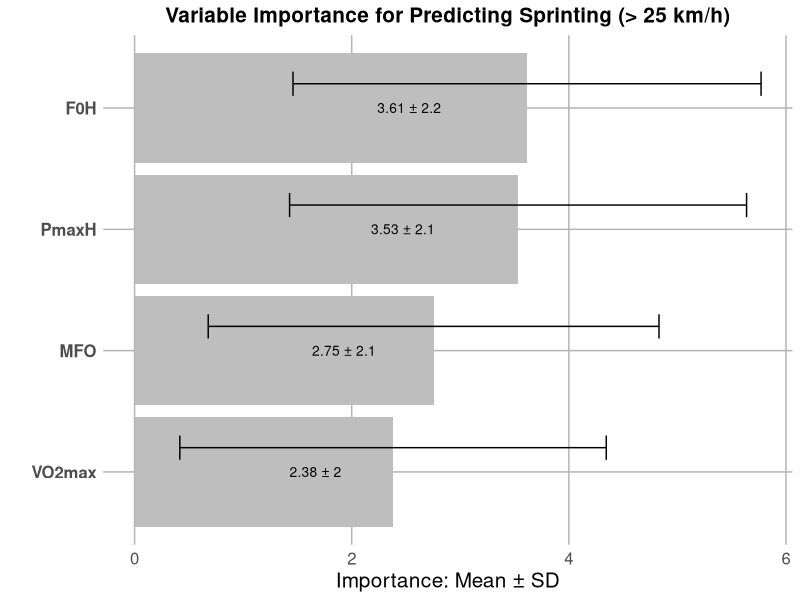
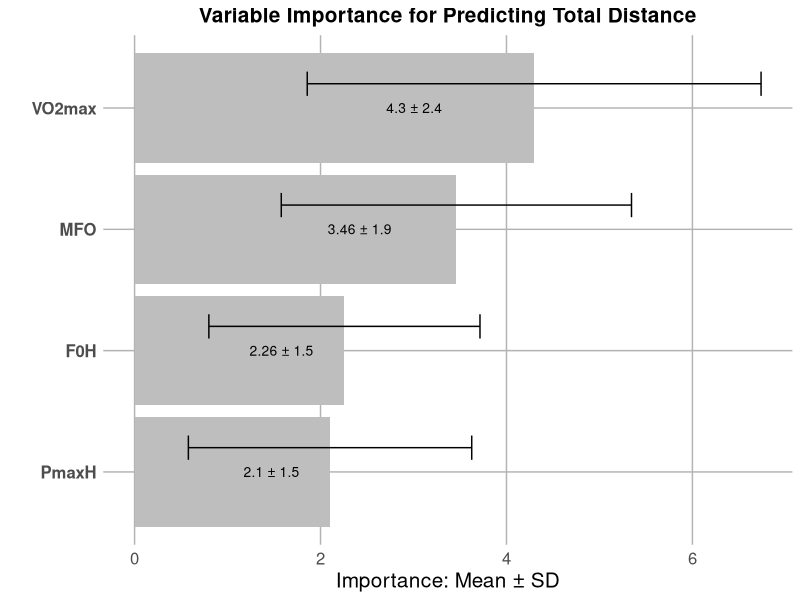
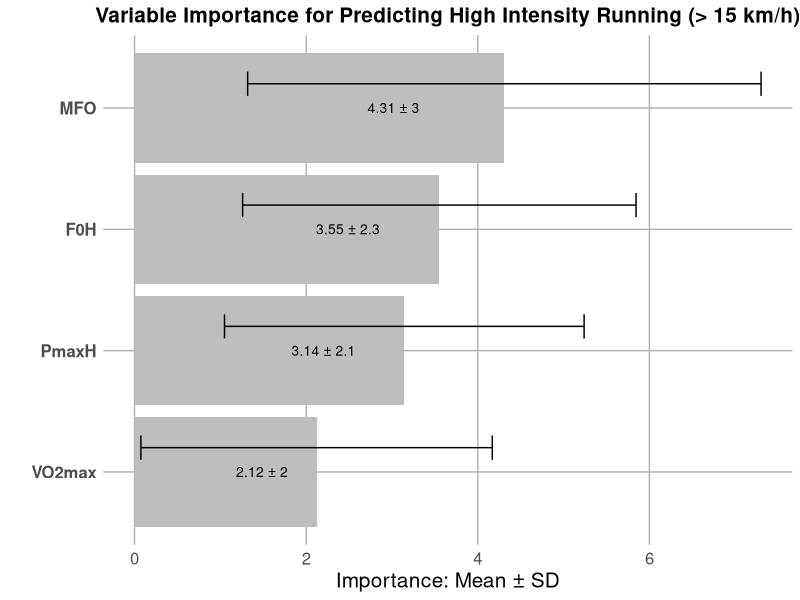
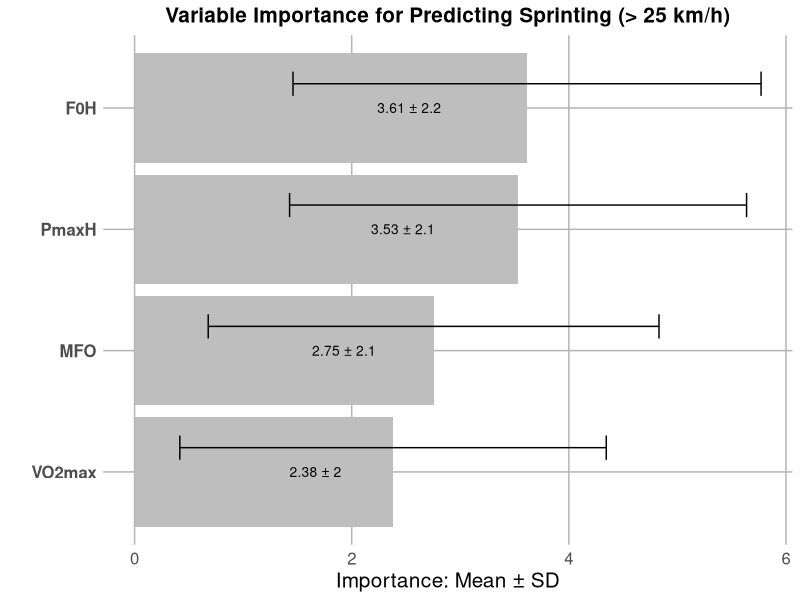
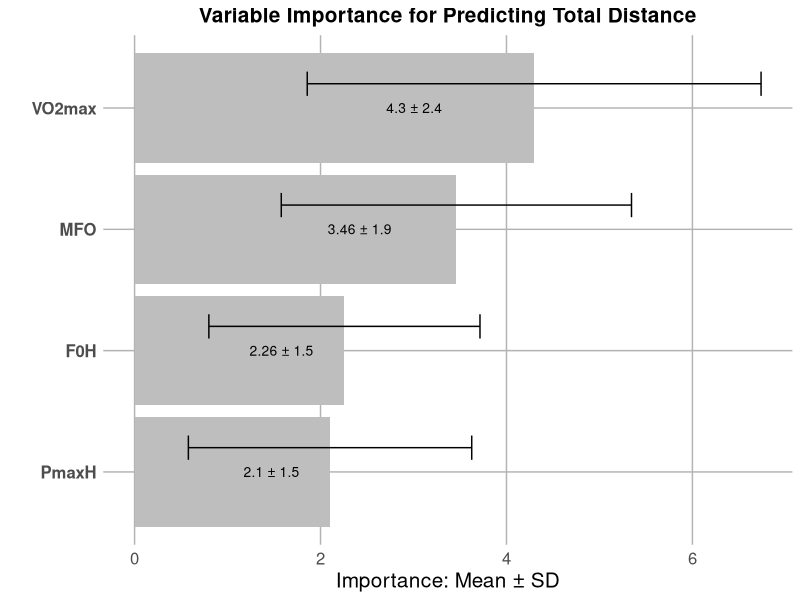
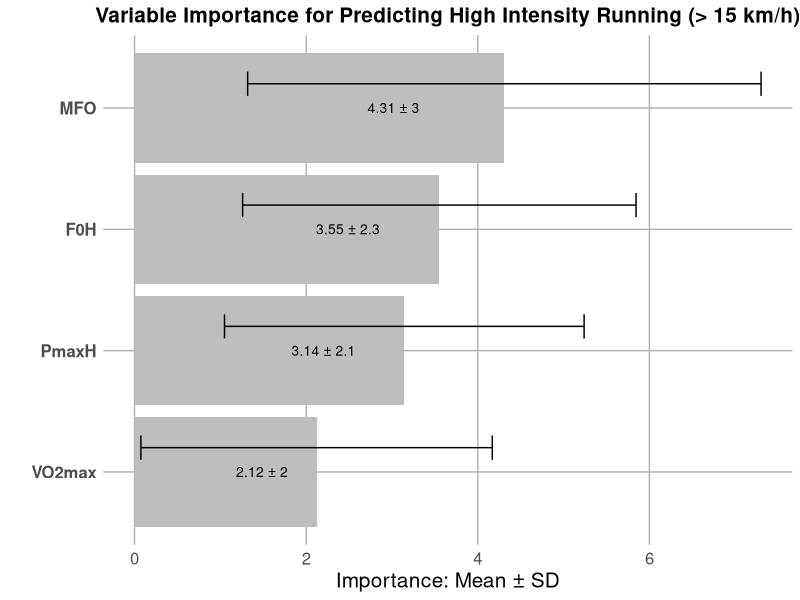

Source code (R) for these figures, in order:
# Install and load necessary packages
installed = installed.packages()
if (!("dplyr" %in% installed)) { install.packages("dplyr") }
if (!("rpart" %in% installed)) { install.packages("rpart") }
if (!("ggplot2" %in% installed)) { install.packages("ggplot2") }
if (!("tidyr" %in% installed)) { install.packages("tidyr") }
if (!("here" %in% installed)) { install.packages("here") }

library(dplyr)
library(rpart)
library(ggplot2)
library(tidyr)
library(here)

# Import data
base_path <- here()
print(paste(base_path))
df_standardized <- read.csv2("DATA_STANDARDIZED.csv", sep=',', dec=".", check.names=F, fileEncoding = "LATIN1")

# Initialize a function to process different variables
process_variable <- function(variable_name, df) {
  data <- df %>%
    select(MFO, VO2max, F0H, PmaxH, all_of(variable_name)) %>%
    rename(var = all_of(variable_name))
  
  all_variables <- names(data)[names(data) != "var"]
  
  importances_list <- vector("list", 1000)
  
  for (i in 1:1000) {
    # Generate a bootstrap sample
    bootstrap_sample <- data[sample(1:nrow(data), replace = TRUE), ]
    
    # Fit the decision tree
    model <- rpart(var ~ ., data = bootstrap_sample)
    
    # Initialize an importance vector with zero for all variables
    current_importances <- setNames(rep(0, length(all_variables)), all_variables)
    
    # Fill with the actual importance from the model
    if (!is.null(model$variable.importance)) {
      current_importances[names(model$variable.importance)] <- model$variable.importance
    }
    
    # Store the variable importance
    importances_list[[i]] <- current_importances
  }
  
  # Transform the list into a dataframe for processing
  importance_df <- do.call(rbind, importances_list) %>%
    as.data.frame() %>%
    summarise_all(mean, na.rm = TRUE) %>%
    pivot_longer(cols = everything(), names_to = "Variable", values_to = "Importance")
  
  importance_sd <- do.call(rbind, importances_list) %>%
    as.data.frame() %>%
    summarise_all(sd, na.rm = TRUE) %>%
    pivot_longer(cols = everything(), names_to = "Variable", values_to = "SD")
  
  importance_df <- left_join(importance_df, importance_sd, by = "Variable")
  
  # Sort by importance for better visualization
  importance_df <- importance_df %>%
    arrange(desc(Importance))
  
  # Data visualization
  plot_1 <- ggplot(importance_df, aes(x = reorder(Variable, Importance), y = Importance)) +
    geom_col(fill = "grey") +
    geom_text(aes(label = paste(round(Importance, 2), "±", round(SD, 1))),
              position = position_stack(vjust = 0.7),
              color = "black",
              size = 3.5) +
    geom_errorbar(aes(ymin = Importance - SD, ymax = Importance + SD),
                  width = 0.2,
                  color = "black",
                  position = position_nudge(x = 0.2)) +
    theme_minimal() +
    theme(
      plot.title = element_text(size = 15, color = "black", hjust = 0.5, face = 'bold'),
      axis.text.x = element_text(size = 12),
      axis.text.y = element_text(size = 12, face = "bold"),
      panel.background = element_rect(fill = "white", color = NA),
      plot.background = element_rect(fill = "white", color = NA),
      axis.title.x = element_text(size = 15, color = "black"),
      axis.title.y = element_text(size = 15, color = "black"),
      panel.grid.major = element_line(color = "grey70"),
      panel.grid.minor = element_blank()) +
    labs(
      x = "", y = "Importance: Mean ± SD", title = paste("Variable Importance for Predicting", variable_name)
    ) + coord_flip()
  
  print(plot_1)
}

# List of variables to analyze
variables_to_analyze <- c("Sprinting (> 25 km/h)", "Total Distance", "High Intensity Running (> 15 km/h)")

# Apply the function to each variable
lapply(variables_to_analyze, process_variable, df = df_standardized)
